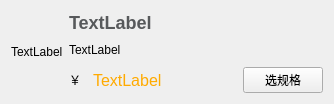
<?xml version="1.0" encoding="UTF-8"?>
<ui version="4.0">
 <class>FoodItemW</class>
 <widget class="QWidget" name="FoodItemW">
  <property name="geometry">
   <rect>
    <x>0</x>
    <y>0</y>
    <width>334</width>
    <height>104</height>
   </rect>
  </property>
  <property name="windowTitle">
   <string>Form</string>
  </property>
  <layout class="QGridLayout" name="gridLayout_2">
   <item row="1" column="1">
    <widget class="QLabel" name="labMon">
     <property name="text">
      <string>TextLabel</string>
     </property>
    </widget>
   </item>
   <item row="2" column="1">
    <layout class="QGridLayout" name="gridLayout" columnstretch="1,8">
     <item row="0" column="0">
      <widget class="QLabel" name="label_4">
       <property name="text">
        <string>￥</string>
       </property>
      </widget>
     </item>
     <item row="0" column="1">
      <widget class="QLabel" name="labPrice">
       <property name="styleSheet">
        <string notr="true">font-size:12pt; color:#ffaa00;</string>
       </property>
       <property name="text">
        <string>TextLabel</string>
       </property>
      </widget>
     </item>
    </layout>
   </item>
   <item row="2" column="2">
    <widget class="QPushButton" name="btnSelectSize">
     <property name="minimumSize">
      <size>
       <width>80</width>
       <height>20</height>
      </size>
     </property>
     <property name="text">
      <string>选规格</string>
     </property>
    </widget>
   </item>
   <item row="0" column="1" colspan="2">
    <widget class="QLabel" name="labName">
     <property name="styleSheet">
      <string notr="true">font-size:18px;
font-weight:bold;
color:rgb(87,89,91);</string>
     </property>
     <property name="text">
      <string>TextLabel</string>
     </property>
    </widget>
   </item>
   <item row="0" column="0" rowspan="3">
    <widget class="QLabel" name="labPic">
     <property name="text">
      <string>TextLabel</string>
     </property>
    </widget>
   </item>
  </layout>
 </widget>
 <resources/>
 <connections/>
</ui>
